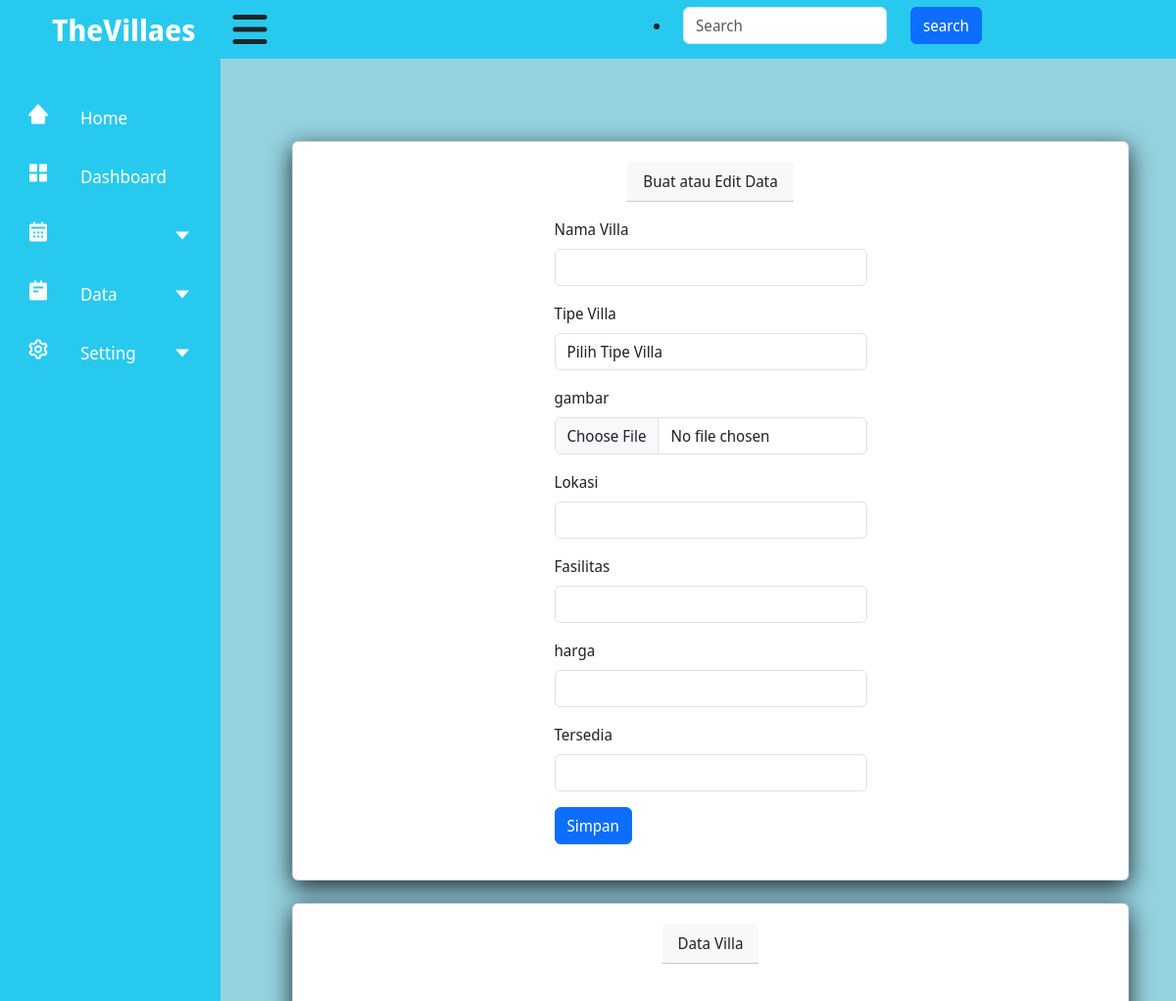
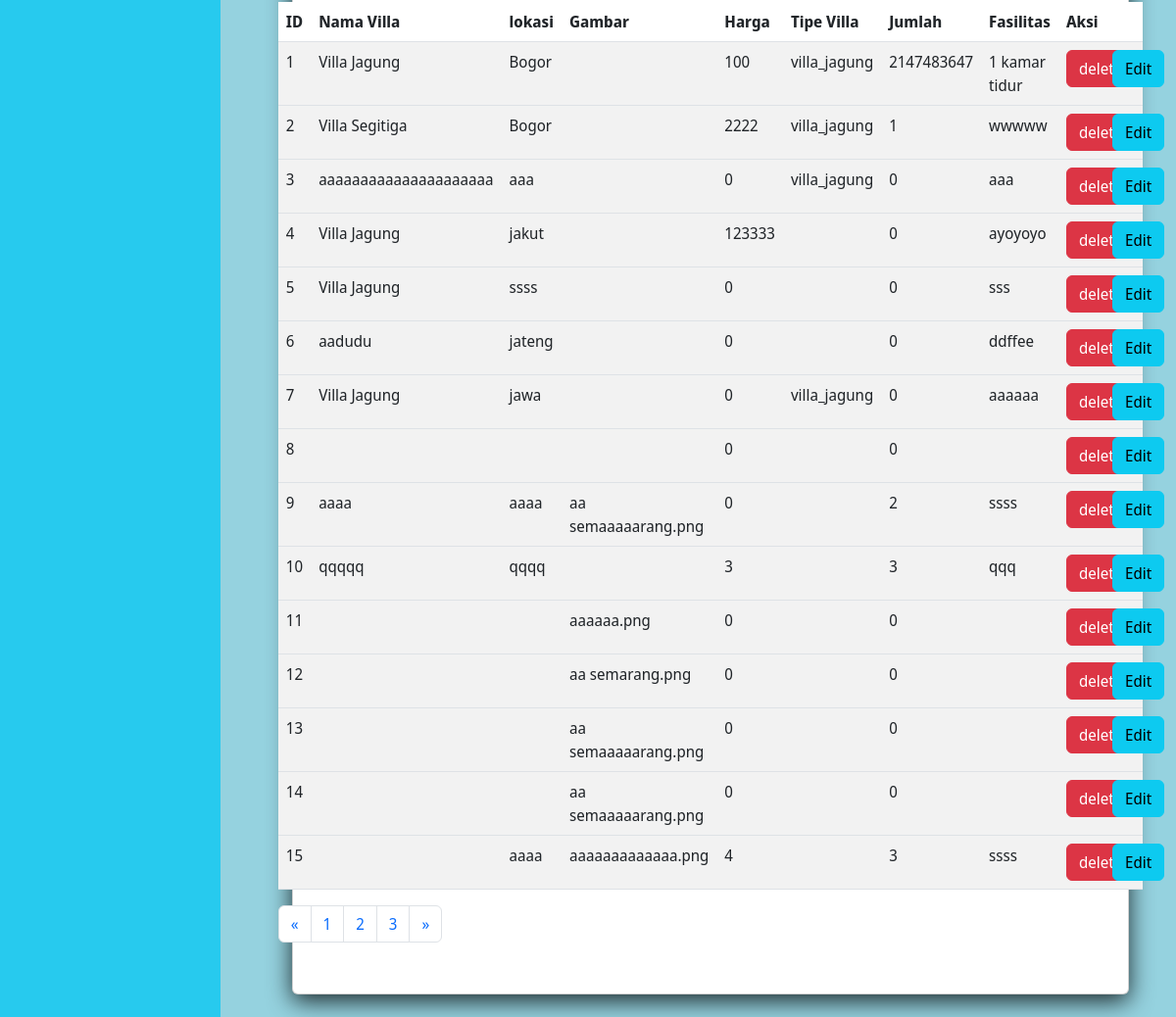
The app's page /admin/index.php (signed in) with its own data (2 pictures, top to bottom).
### tables this page shows
CREATE TABLE `villa` (
  `kode_villa` int(5) NOT NULL,
  `nama_villa` varchar(65) NOT NULL,
  `lokasi` varchar(100) NOT NULL,
  `gambar` text NOT NULL,
  `fasilitas` text NOT NULL,
  `deskripsi` text NOT NULL,
  `harga` int(11) NOT NULL,
  `jumlah_villa` int(2) NOT NULL,
  `tipe_villa` enum('villa_jagung','vila_segitiga') NOT NULL
);

### admin/villa.php (the view, shortened to what this page needs)
<?php
include '../config/koneksi.php';
 ?>
<br>
<br>
<br>
<br>
<div class="container">
 <div class="mx-auto" style="width:900px ">
    <div class="card mt-5">
        <div class="card-header">
        Buat atau Edit Data
        </div>
        <div class="card-body">
            <form action="" method="post" enctype="multipart/form-data">
                <div class="mb-3">
                    <label for="nama_villa" class="form-label"> Nama Villa</label>
                    <input type="text" class="form-control" id="nama_villa" name="nama_villa">
                </div>
                <div class="mb-3">
                    <label for="tipe_villa" class="form-label"> Tipe Villa</label>
                    <select name="tipe_villa" id="tipe_villa" class="form-control">
                        <option value=""> Pilih Tipe Villa</option>
                    </select>
                </div>
                <div class="mb-3">
                    <label for="tipe_villa" class="form-label"> gambar</label>
                    <input type="file" class="form-control" id="lokasi"  name="gambar">
                </div>
                <div class="mb-3">
                <label for="lokasi" class="form-label">Lokasi</label>
                    <input type="text" class="form-control" id="lokasi"  name="lokasi" >
                </div>
                <div class="mb-3">
                <label for="fasilitas" class="form-label"> Fasilitas</label>
                    <input type="text" class="form-control" id="fasilitas" name="fasilitas" >
                </div>
                <div class="mb-3">
                    <label for="harga" class="form-label">harga</label>
                    <input type="number" class="form-control" id="harga" name="harga">
                </div>
                <div class="mb-3">
                    <label for="jumlah_villa" class="form-label">Tersedia</label>
                    <input type="number" class="form-control" id="jumlah_villa" name="jumlah_villa">
                </div>
                <div class="col-12">
                    <input type="submit" value="Simpan" name="villa-add" class="btn btn-primary">
                </div>
            </form>
        </div>
    </div>
    <div class="card">
        <div class="card-header">
            Data Villa
        </div>
        <div class="card-body">
            <table class="table table-striped">
                <div class="table-icon  ml-2 pt-4">
                <thead>
                    <tr class="bg-info">
                        <th scope="col">ID</th>
                        <th scope="col">Nama Villa</th>
                        <th scope="col">lokasi</th>
                        <th scope="col">Gambar</th>
                        <th scope="col">Harga</th>
                        <th scope="col">Tipe Villa</th>
                        <th scope="col">Jumlah</th>
                        <th scope="col">Fasilitas</th>
                        <th th scope="col">Aksi</th>
                    </tr>
                </thead>
                <?php $query = "SELECT * FROM villa";
                $select = $koneksi->query($query);
                $no = 1;
                while ($data = mysqli_fetch_array($select)){
                ?>
                <tbody>
                    <tr>
                        <td><?php echo $no++ ?></td>
                        <td><?php echo $data["nama_villa"]?></td>
                        <td><?php echo $data["lokasi"]?></td>
                        <td><?php echo $data["gambar"]?></td>
                        <td><?php echo $data["harga"]?></td>
                        <td><?php echo $data["tipe_villa"]?></td>
                        <td><?php echo $data["jumlah_villa"]?></td>
                        <td><?php echo $data["fasilitas"]?></td>
                        <td>
                            <div class="row">
                            <div class="col-6">
                            <a   class="btn btn-danger" href="villa_delete.php?kode_villa=<?php echo $data['kode_villa']?>" onClick="alert('Yakin Ingin Menghapus Data Ini?')">delete</a>
                            </div>
                            <div class="col-6">
                            <a class="btn btn-info" href="index.php?page=villa-edit&kode_villa=<?php echo $data['kode_villa']?>" onClick="alert('Yakin Ingin Mengedit Data Ini?')">Edit</a>
                              </div>
                            </div>
                        </td>
                    </tr>
                </tbody>
    <?php
    }
    ?>
</table>
<nav aria-label="Page navigation example">
                  <ul class="pagination">
                    <li class="page-item">
                      <a class="page-link" href="#" aria-label="Previous">
                        <span aria-hidden="true">&laquo;</span>
                      </a>
                    </li>
                    <li class="page-item"><a class="page-link" href="#">1</a></li>
                    <li class="page-item"><a class="page-link" href="#">2</a></li>
                    <li class="page-item"><a class="page-link" href="#">3</a></li>
                    <li class="page-item">
                      <a class="page-link" href="#" aria-label="Next">
                        <span aria-hidden="true">&raquo;</span>
                      </a>
                    </li>
                  </ul>
                </nav>
      </div>
    </div>
</div>

### admin/style.css (style rules this page uses)
* { margin:0; padding:0 ; box-sizing: border-box; font-family: 'Noto Sans Display', sans-serif; }
.card { padding: 20px; display: flex; align-items: center; justify-content: space-between; background: #95D2DF ; box-shadow: 0 7px 25px rgba(0, 0 , 0, 0.8); margin: 23px; }

### records on screen
villa: nama_villa "Villa Jagung", lokasi "Bogor", harga "100", tipe_villa "villa_jagung", jumlah_villa "2147483647", fasilitas "1 kamar tidur"
villa: nama_villa "Villa Segitiga", lokasi "Bogor", harga "2222", tipe_villa "villa_jagung", jumlah_villa "1", fasilitas "wwwww"
villa: nama_villa "aaaaaaaaaaaaaaaaaaaaa", lokasi "aaa", harga "0", tipe_villa "villa_jagung", jumlah_villa "0", fasilitas "aaa"
villa: nama_villa "Villa Jagung", lokasi "jakut", harga "123333", jumlah_villa "0", fasilitas "ayoyoyo"
villa: nama_villa "Villa Jagung", lokasi "ssss", harga "0", jumlah_villa "0", fasilitas "sss"
villa: nama_villa "aadudu", lokasi "jateng", harga "0", jumlah_villa "0", fasilitas "ddffee"
villa: nama_villa "Villa Jagung", lokasi "jawa", harga "0", tipe_villa "villa_jagung", jumlah_villa "0", fasilitas "aaaaaa"
villa: harga "0", jumlah_villa "0"
villa: nama_villa "aaaa", lokasi "aaaa", gambar "aa semaaaaarang.png", harga "0", jumlah_villa "2", fasilitas "ssss"
villa: nama_villa "qqqqq", lokasi "qqqq", harga "3", jumlah_villa "3", fasilitas "qqq"
villa: gambar "aaaaaa.png", harga "0", jumlah_villa "0"
villa: gambar "aa semarang.png", harga "0", jumlah_villa "0"
villa: gambar "aa semaaaaarang.png", harga "0", jumlah_villa "0"
villa: gambar "aa semaaaaarang.png", harga "0", jumlah_villa "0"
villa: lokasi "aaaa", gambar "aaaaaaaaaaaaa.png", harga "4", jumlah_villa "3", fasilitas "ssss"
